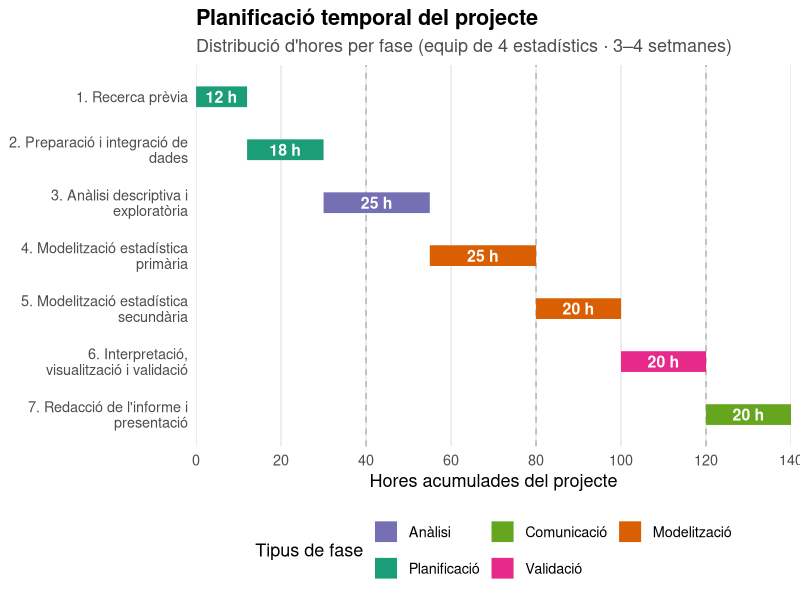

Source code (R):
## ---- chunk 1
knitr::opts_chunk$set(echo = TRUE)
## ---- chunk 2
library(knitr)
library(kableExtra)
library(dplyr)

# Taula de pressupost
pressupost <- tibble(
  Fase = c(
    "1. Recerca prèvia sobre el tema",
    "2. Preparació i integració de dades",
    "3. Anàlisi descriptiva i exploratòria",
    "4. Modelització estadística primària",
    "5. Modelització estadística secundària (avançada)",
    "6. Interpretació, visualització i validació",
    "7. Redacció de l’informe i presentació"
  ),
  Hores = c(12, 18, 25, 25, 20, 20, 20),
  Tarifa = c(90, 100, 120, 130, 150, 120, 120),
  Cost = c(1080, 1800, 3000, 3250, 3000, 2400, 2400)
) %>%
  mutate(
    `Hores dedicades` = paste0(Hores, " h"),
    `Tarifa aplicada` = paste0(Tarifa, " € / h"),
    `Cost total` = paste0(format(Cost, big.mark = ".", decimal.mark = ","), " €")
  ) %>%
  select(
    Fase,
    `Hores dedicades`,
    `Tarifa aplicada`,
    `Cost total`
  )

# Afegir fila de totals
pressupost_final <- bind_rows(
  pressupost,
  tibble(
    Fase = "TOTAL PROJECTE",
    `Hores dedicades` = paste0(sum(c(12,18,25,25,20,20,20)), " h"),
    `Tarifa aplicada` = "",
    `Cost total` = paste0(
      format(sum(c(12,18,25,25,20,20,20) * c(90,100,120,130,150,120,120)),
             big.mark = ".", decimal.mark = ","),
      " €"
    )
  )
)
## ---- chunk 3
# Taula final
kable(
  pressupost_final,
  format = "latex",
  align = c("l", "c", "c", "c"),
  caption = "{Pressupost orientatiu del projecte (3–4 setmanes · equip de 4 estadístics)}",
) %>%
  kable_styling(
    latex_options = "hold_position",
    bootstrap_options = c("striped", "hover", "condensed"),
    full_width = FALSE,
    position = "center",
    font_size = 14
  ) %>%
  row_spec(0, bold = TRUE) %>%
  row_spec(nrow(pressupost_final), 
            bold = TRUE, 
            background = "#F2F2F2",
            extra_css = "border-top: 2px solid #999;")

## ---- chunk 4
library(ggplot2)
library(dplyr)
library(stringr)
# Datos
fases <- tibble(
  fase = c(
    "Recerca prèvia",
    "Preparació i integració de dades",
    "Anàlisi descriptiva i exploratòria",
    "Modelització estadística primària",
    "Modelització estadística secundària",
    "Interpretació, visualització i validació",
    "Redacció de l'informe i presentació"
  ),
  hores = c(12, 18, 25, 25, 20, 20, 20),
  tipus = c(
    "Planificació",
    "Planificació",
    "Anàlisi",
    "Modelització",
    "Modelització",
    "Validació",
    "Comunicació"
  )
) %>%
  mutate(
    inici = cumsum(lag(hores, default = 0)),
    fi = inici + hores,
    fase_num_raw = paste0(row_number(), ". ", fase),
    fase_num = factor(
    str_wrap(fase_num_raw, width = 30),                 # 👈 salto de línea
    levels = rev(str_wrap(fase_num_raw, width = 30))
))

# Separadores de semanas (40 h por semana)
setmanes <- seq(40, 120, by = 40)

ggplot(fases) +
  # Líneas de semanas
  geom_vline(xintercept = setmanes,
             linetype = "dashed",
             color = "grey70") +
  
  # Barras de fases
  geom_segment(aes(x = inici, xend = fi,
                   y = fase_num, yend = fase_num,
                   color = tipus),
               linewidth = 7,
               linecap = "round") +
  
  # Horas dentro
  geom_text(aes(x = (inici + fi)/2,
                y = fase_num,
                label = paste0(hores, " h")),
            color = "white",
            size = 4,
            fontface = "bold") +
  
  scale_color_manual(
    values = c(
      "Planificació" = "#1B9E77",
      "Anàlisi" = "#7570B3",
      "Modelització" = "#D95F02",
      "Validació" = "#E7298A",
      "Comunicació" = "#66A61E"
    )
  ) +
  
  scale_x_continuous(
    breaks = seq(0, 140, by = 20),
    expand = c(0, 0),
    name = "Hores acumulades del projecte"
  ) +
  
  labs(
    title = "Planificació temporal del projecte",
    subtitle = "Distribució d'hores per fase (equip de 4 estadístics · 3–4 setmanes)",
    color = "Tipus de fase"
  ) +
  guides(
  color = guide_legend(nrow = 2, byrow = TRUE)
)+
  
  theme_minimal(base_size = 13) +
  theme(
    panel.grid.major.y = element_blank(),
    panel.grid.minor = element_blank(),
    axis.title.y = element_blank(),
    legend.position = "bottom",
    plot.title = element_text(face = "bold"),
    plot.subtitle = element_text(color = "grey30")
  )
